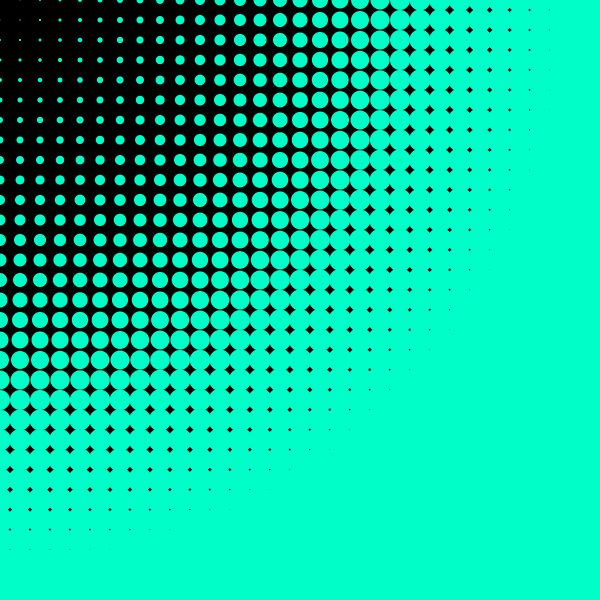
Frame 1 (no input)
Frame 60 (the mouse pressed at the canvas centre just before this capture): identical to frame 1, image omitted
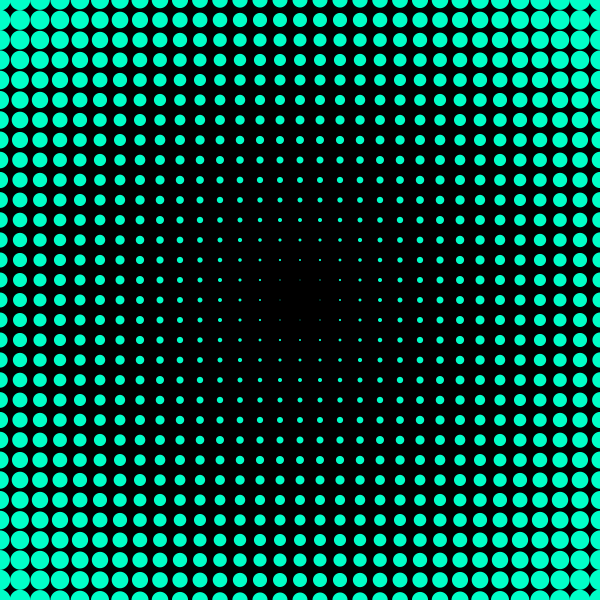
Frame 120 (the mouse held since frame 60 and released just before this capture)

The Processing sketch that drew these frames (run headless with seeded random() and noise(); from frame 60 on, the mouse is pressed at the canvas centre):

// Processing sketch: Cool_Circle_Thing
// ── Cool_Circle_Thing.pde
void setup () {
  size(600, 600);
  noCursor();
}

void draw() {
  background(0);
  for (int x = 0; x<= width; x += 20) {
    for (int y = 0; y <= height; y +=20) {
      float d = dist(mouseX, mouseY, x, y);
      d=d/20;
      noStroke();
      fill(0,255,200);
      ellipse(x, y, d, d);
    }
  }
}
